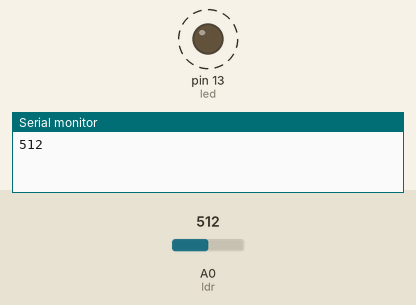
Recording of a sketch running on a simulated Arduino Uno, built with avr-gcc and run on an emulated ATmega328P. Shown: output pins drawn as LEDs (lit = HIGH), the last lines printed to the serial monitor. Dashed ring = blinking. Inputs (shaded band) come from the test bench; at power-on: A0 (ldr) = 512.

Above: at 1.8 s.
1.9 s: A0 (ldr) set to 306
At 2.2 s:
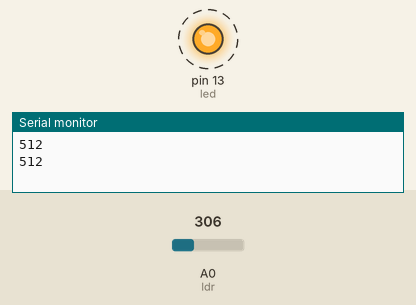
5.4 s: A0 (ldr) set to 122
At 5.56 s:
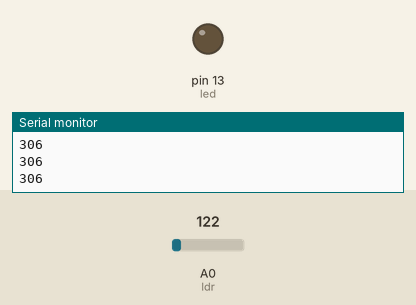
Timing chart, 0 to 14.9 s (numbered marks = the images above; inputs shaded):
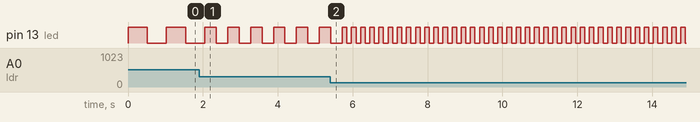

Measured:
- after the input at 1.9 s, pin 13 (led): alternates HIGH for 0.31 s and LOW for 0.31 s, starting after 0.46 s
- by itself, pin 13 (led): alternates HIGH for 0.51 s and LOW for 0.51 s

The sketch:

ldr.ino
```cpp
/*
 Modificación entrada análoga
 Santorcuato 2017
 Recomiendo Resistencia de 1 k
 */

int ldr = 0;
int led = 13;
int valorLectura = 0;

void setup() {
  Serial.begin(9600);
  pinMode(led, OUTPUT);// seteamos 13 como salida
}

void loop() {
  valorLectura = analogRead(ldr); //contendra lectura analogica de sensor

  digitalWrite(led, HIGH);// prende led

  delay(valorLectura);
  // apaga led con velocidad de acuerdo a lectura de ldr
  digitalWrite(led, LOW);

  delay(valorLectura);
  Serial.println(valorLectura);// imprime valor ldr
}
```
